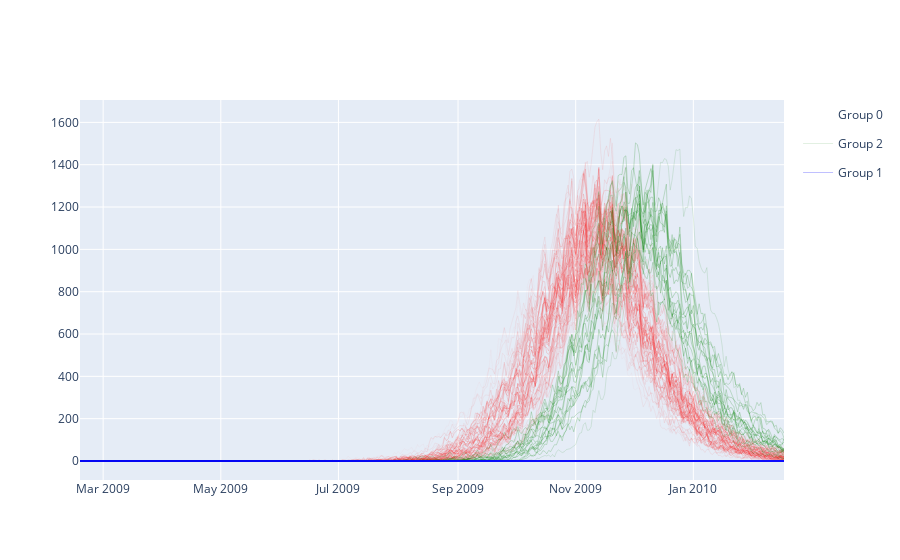

The code cell stored with this chart in its notebook:
### Code cell
fig = go.Figure()

# Create a set to track groups already added to the legend
legend_groups = set()

for curve in df_info.sort_values('centrality', ascending=True).index:
    c_gr = df_info['group'][curve]
    c_cen = df_info['centrality'][curve]

    # Check if the group has already been added to the legend
    show_legend = c_gr not in legend_groups
    if show_legend:
        legend_groups.add(c_gr)  # Add group to the set

    fig.add_trace(go.Scatter(
        name=f'Group {c_gr}' if show_legend else "",  # Only add name if it's the first curve in the group
        x=df_pivot.index,
        y=df_pivot[curve],
        marker=dict(color=color_to_rgba(cmap[c_gr], c_cen)),
        line=dict(width=(c_cen/2)**2),
        mode='lines',
        showlegend=show_legend,  # Show legend only for the first curve of the group
        legendgroup=str(c_gr)  # Assign to legend group
    ))

fig.show()

### Figure 1 — Plotly figure (JSON) as saved in the notebook; plotly's stock layout.template omitted (floating-point values rounded to 4 significant figures; data arrays with more than 128 entries replaced by an {"elided": "..."} marker saying what was removed)
{"data": [{"legendgroup": "0", "line": {"width": 0}, "marker": {"color": "rgba(204, 204, 204, 0.0)"}, "mode": "lines", "name": "Group 0", "showlegend": true, "type": "scatter", "x": {"elided": "366 str values"}, "y": {"elided": "366 int values"}}, {"legendgroup": "0", "line": {"width": 0.07172}, "marker": {"color": "rgba(231, 94, 94, 0.5356228670649462)"}, "mode": "lines", "name": "", "showlegend": false, "type": "scatter", "x": {"elided": "366 str values"}, "y": {"elided": "366 int values"}}, {"legendgroup": "0", "line": {"width": 0.09045}, "marker": {"color": "rgba(234, 81, 81, 0.6015033001738399)"}, "mode": "lines", "name": "", "showlegend": false, "type": "scatter", "x": {"elided": "366 str values"}, "y": {"elided": "366 int values"}}, {"legendgroup": "0", "line": {"width": 0.09792}, "marker": {"color": "rgba(235, 76, 76, 0.6258491269498891)"}, "mode": "lines", "name": "", "showlegend": false, "type": "scatter", "x": {"elided": "366 str values"}, "y": {"elided": "366 int values"}}, {"legendgroup": "0", "line": {"width": 0.09827}, "marker": {"color": "rgba(235, 76, 76, 0.6269492370839158)"}, "mode": "lines", "name": "", "showlegend": false, "type": "scatter", "x": {"elided": "366 str values"}, "y": {"elided": "366 int values"}}, {"legendgroup": "0", "line": {"width": 0.1039}, "marker": {"color": "rgba(236, 72, 72, 0.6445951320852581)"}, "mode": "lines", "name": "", "showlegend": false, "type": "scatter", "x": {"elided": "366 str values"}, "y": {"elided": "366 int values"}}, {"legendgroup": "0", "line": {"width": 0.1067}, "marker": {"color": "rgba(237, 70, 70, 0.653155225344856)"}, "mode": "lines", "name": "", "showlegend": false, "type": "scatter", "x": {"elided": "366 str values"}, "y": {"elided": "366 int values"}}, {"legendgroup": "0", "line": {"width": 0.1099}, "marker": {"color": "rgba(237, 68, 68, 0.6628898781406252)"}, "mode": "lines", "name": "", "showlegend": false, "type": "scatter", "x": {"elided": "366 str values"}, "y": {"elided": "366 int values"}}, {"legendgroup": "0", "line": {"width": 0.1154}, "marker": {"color": "rgba(238, 65, 65, 0.6794625975762152)"}, "mode": "lines", "name": "", "showlegend": false, "type": "scatter", "x": {"elided": "366 str values"}, "y": {"elided": "366 int values"}}, {"legendgroup": "0", "line": {"width": 0.1173}, "marker": {"color": "rgba(238, 64, 64, 0.685060722931205)"}, "mode": "lines", "name": "", "showlegend": false, "type": "scatter", "x": {"elided": "366 str values"}, "y": {"elided": "366 int values"}}, {"legendgroup": "0", "line": {"width": 0.1173}, "marker": {"color": "rgba(238, 64, 64, 0.6850692808749728)"}, "mode": "lines", "name": "", "showlegend": false, "type": "scatter", "x": {"elided": "366 str values"}, "y": {"elided": "366 int values"}}, {"legendgroup": "0", "line": {"width": 0.1233}, "marker": {"color": "rgba(239, 60, 60, 0.7023936903031627)"}, "mode": "lines", "name": "", "showlegend": false, "type": "scatter", "x": {"elided": "366 str values"}, "y": {"elided": "366 int values"}}, {"legendgroup": "0", "line": {"width": 0.1256}, "marker": {"color": "rgba(240, 59, 59, 0.7088211993022822)"}, "mode": "lines", "name": "", "showlegend": false, "type": "scatter", "x": {"elided": "366 str values"}, "y": {"elided": "366 int values"}}, {"legendgroup": "0", "line": {"width": 0.1262}, "marker": {"color": "rgba(240, 59, 59, 0.7103937597272744)"}, "mode": "lines", "name": "", "showlegend": false, "type": "scatter", "x": {"elided": "366 str values"}, "y": {"elided": "366 int values"}}, {"legendgroup": "0", "line": {"width": 0.1265}, "marker": {"color": "rgba(240, 58, 58, 0.7111982911968748)"}, "mode": "lines", "name": "", "showlegend": false, "type": "scatter", "x": {"elided": "366 str values"}, "y": {"elided": "366 int values"}}, {"legendgroup": "0", "line": {"width": 0.1278}, "marker": {"color": "rgba(240, 58, 58, 0.7150344371657217)"}, "mode": "lines", "name": "", "showlegend": false, "type": "scatter", "x": {"elided": "366 str values"}, "y": {"elided": "366 int values"}}, {"legendgroup": "0", "line": {"width": 0.1357}, "marker": {"color": "rgba(241, 53, 53, 0.7366612980852968)"}, "mode": "lines", "name": "", "showlegend": false, "type": "scatter", "x": {"elided": "366 str values"}, "y": {"elided": "366 int values"}}, {"legendgroup": "0", "line": {"width": 0.1389}, "marker": {"color": "rgba(242, 51, 51, 0.7452709308917342)"}, "mode": "lines", "name": "", "showlegend": false, "type": "scatter", "x": {"elided": "366 str values"}, "y": {"elided": "366 int values"}}, {"legendgroup": "0", "line": {"width": 0.1413}, "marker": {"color": "rgba(242, 50, 50, 0.7517635038066628)"}, "mode": "lines", "name": "", "showlegend": false, "type": "scatter", "x": {"elided": "366 str values"}, "y": {"elided": "366 int values"}}, {"legendgroup": "0", "line": {"width": 0.1419}, "marker": {"color": "rgba(242, 50, 50, 0.7535128652286729)"}, "mode": "lines", "name": "", "showlegend": false, "type": "scatter", "x": {"elided": "366 str values"}, "y": {"elided": "366 int values"}}, {"legendgroup": "0", "line": {"width": 0.148}, "marker": {"color": "rgba(243, 47, 47, 0.7694113211081667)"}, "mode": "lines", "name": "", "showlegend": false, "type": "scatter", "x": {"elided": "366 str values"}, "y": {"elided": "366 int values"}}, {"legendgroup": "0", "line": {"width": 0.1482}, "marker": {"color": "rgba(243, 46, 46, 0.7699239690145084)"}, "mode": "lines", "name": "", "showlegend": false, "type": "scatter", "x": {"elided": "366 str values"}, "y": {"elided": "366 int values"}}, {"legendgroup": "0", "line": {"width": 0.1485}, "marker": {"color": "rgba(243, 46, 46, 0.770835350002384)"}, "mode": "lines", "name": "", "showlegend": false, "type": "scatter", "x": {"elided": "366 str values"}, "y": {"elided": "366 int values"}}, {"legendgroup": "0", "line": {"width": 0.1495}, "marker": {"color": "rgba(243, 46, 46, 0.7733612324026663)"}, "mode": "lines", "name": "", "showlegend": false, "type": "scatter", "x": {"elided": "366 str values"}, "y": {"elided": "366 int values"}}, {"legendgroup": "0", "line": {"width": 0.1509}, "marker": {"color": "rgba(243, 45, 45, 0.776806804176947)"}, "mode": "lines", "name": "", "showlegend": false, "type": "scatter", "x": {"elided": "366 str values"}, "y": {"elided": "366 int values"}}, {"legendgroup": "0", "line": {"width": 0.1511}, "marker": {"color": "rgba(243, 45, 45, 0.7773247799035767)"}, "mode": "lines", "name": "", "showlegend": false, "type": "scatter", "x": {"elided": "366 str values"}, "y": {"elided": "366 int values"}}, {"legendgroup": "0", "line": {"width": 0.1525}, "marker": {"color": "rgba(243, 44, 44, 0.780910774939489)"}, "mode": "lines", "name": "", "showlegend": false, "type": "scatter", "x": {"elided": "366 str values"}, "y": {"elided": "366 int values"}}, {"legendgroup": "0", "line": {"width": 0.1573}, "marker": {"color": "rgba(244, 42, 42, 0.7931260307260457)"}, "mode": "lines", "name": "", "showlegend": false, "type": "scatter", "x": {"elided": "366 str values"}, "y": {"elided": "366 int values"}}, {"legendgroup": "0", "line": {"width": 0.1608}, "marker": {"color": "rgba(244, 40, 40, 0.8020573998404394)"}, "mode": "lines", "name": "", "showlegend": false, "type": "scatter", "x": {"elided": "366 str values"}, "y": {"elided": "366 int values"}}, {"legendgroup": "0", "line": {"width": 0.1609}, "marker": {"color": "rgba(244, 40, 40, 0.8022263809721958)"}, "mode": "lines", "name": "", "showlegend": false, "type": "scatter", "x": {"elided": "366 str values"}, "y": {"elided": "366 int values"}}, {"legendgroup": "0", "line": {"width": 0.1625}, "marker": {"color": "rgba(245, 39, 39, 0.8063320103513498)"}, "mode": "lines", "name": "", "showlegend": false, "type": "scatter", "x": {"elided": "366 str values"}, "y": {"elided": "366 int values"}}, {"legendgroup": "0", "line": {"width": 0.1657}, "marker": {"color": "rgba(245, 37, 37, 0.8140932766524198)"}, "mode": "lines", "name": "", "showlegend": false, "type": "scatter", "x": {"elided": "366 str values"}, "y": {"elided": "366 int values"}}, {"legendgroup": "2", "line": {"width": 0.1659}, "marker": {"color": "rgba(37, 142, 37, 0.8145713455218732)"}, "mode": "lines", "name": "Group 2", "showlegend": true, "type": "scatter", "x": {"elided": "366 str values"}, "y": {"elided": "366 int values"}}, {"legendgroup": "0", "line": {"width": 0.1661}, "marker": {"color": "rgba(245, 37, 37, 0.8152043531969195)"}, "mode": "lines", "name": "", "showlegend": false, "type": "scatter", "x": {"elided": "366 str values"}, "y": {"elided": "366 int values"}}, {"legendgroup": "0", "line": {"width": 0.167}, "marker": {"color": "rgba(245, 37, 37, 0.8174320977897565)"}, "mode": "lines", "name": "", "showlegend": false, "type": "scatter", "x": {"elided": "366 str values"}, "y": {"elided": "366 int values"}}, {"legendgroup": "0", "line": {"width": 0.1685}, "marker": {"color": "rgba(245, 36, 36, 0.8210157184965656)"}, "mode": "lines", "name": "", "showlegend": false, "type": "scatter", "x": {"elided": "366 str values"}, "y": {"elided": "366 int values"}}, {"legendgroup": "0", "line": {"width": 0.1704}, "marker": {"color": "rgba(246, 35, 35, 0.8256961568245103)"}, "mode": "lines", "name": "", "showlegend": false, "type": "scatter", "x": {"elided": "366 str values"}, "y": {"elided": "366 int values"}}, {"legendgroup": "0", "line": {"width": 0.1714}, "marker": {"color": "rgba(246, 35, 35, 0.8279194906036885)"}, "mode": "lines", "name": "", "showlegend": false, "type": "scatter", "x": {"elided": "366 str values"}, "y": {"elided": "366 int values"}}, {"legendgroup": "0", "line": {"width": 0.1716}, "marker": {"color": "rgba(246, 34, 34, 0.8285309503886842)"}, "mode": "lines", "name": "", "showlegend": false, "type": "scatter", "x": {"elided": "366 str values"}, "y": {"elided": "366 int values"}}, {"legendgroup": "0", "line": {"width": 0.1739}, "marker": {"color": "rgba(246, 33, 33, 0.8339779026687704)"}, "mode": "lines", "name": "", "showlegend": false, "type": "scatter", "x": {"elided": "366 str values"}, "y": {"elided": "366 int values"}}, {"legendgroup": "0", "line": {"width": 0.1746}, "marker": {"color": "rgba(246, 33, 33, 0.8356519506541475)"}, "mode": "lines", "name": "", "showlegend": false, "type": "scatter", "x": {"elided": "366 str values"}, "y": {"elided": "366 int values"}}, {"legendgroup": "0", "line": {"width": 0.1747}, "marker": {"color": "rgba(246, 33, 33, 0.8360285095972007)"}, "mode": "lines", "name": "", "showlegend": false, "type": "scatter", "x": {"elided": "366 str values"}, "y": {"elided": "366 int values"}}, {"legendgroup": "0", "line": {"width": 0.175}, "marker": {"color": "rgba(246, 33, 33, 0.8367610201430594)"}, "mode": "lines", "name": "", "showlegend": false, "type": "scatter", "x": {"elided": "366 str values"}, "y": {"elided": "366 int values"}}, {"legendgroup": "0", "line": {"width": 0.1751}, "marker": {"color": "rgba(246, 33, 33, 0.8369980634138406)"}, "mode": "lines", "name": "", "showlegend": false, "type": "scatter", "x": {"elided": "366 str values"}, "y": {"elided": "366 int values"}}, {"legendgroup": "0", "line": {"width": 0.1753}, "marker": {"color": "rgba(246, 33, 33, 0.8372608264251147)"}, "mode": "lines", "name": "", "showlegend": false, "type": "scatter", "x": {"elided": "366 str values"}, "y": {"elided": "366 int values"}}, {"legendgroup": "0", "line": {"width": 0.1758}, "marker": {"color": "rgba(246, 32, 32, 0.8386663656875906)"}, "mode": "lines", "name": "", "showlegend": false, "type": "scatter", "x": {"elided": "366 str values"}, "y": {"elided": "366 int values"}}, {"legendgroup": "0", "line": {"width": 0.1778}, "marker": {"color": "rgba(247, 31, 31, 0.8433446203861418)"}, "mode": "lines", "name": "", "showlegend": false, "type": "scatter", "x": {"elided": "366 str values"}, "y": {"elided": "366 int values"}}, {"legendgroup": "0", "line": {"width": 0.1785}, "marker": {"color": "rgba(247, 31, 31, 0.8449175092384121)"}, "mode": "lines", "name": "", "showlegend": false, "type": "scatter", "x": {"elided": "366 str values"}, "y": {"elided": "366 int values"}}, {"legendgroup": "0", "line": {"width": 0.1789}, "marker": {"color": "rgba(247, 31, 31, 0.8460456263322906)"}, "mode": "lines", "name": "", "showlegend": false, "type": "scatter", "x": {"elided": "366 str values"}, "y": {"elided": "366 int values"}}, {"legendgroup": "0", "line": {"width": 0.179}, "marker": {"color": "rgba(247, 31, 31, 0.8461083147418381)"}, "mode": "lines", "name": "", "showlegend": false, "type": "scatter", "x": {"elided": "366 str values"}, "y": {"elided": "366 int values"}}, {"legendgroup": "0", "line": {"width": 0.1801}, "marker": {"color": "rgba(247, 30, 30, 0.8487320590537013)"}, "mode": "lines", "name": "", "showlegend": false, "type": "scatter", "x": {"elided": "366 str values"}, "y": {"elided": "366 int values"}}, {"legendgroup": "0", "line": {"width": 0.1802}, "marker": {"color": "rgba(247, 30, 30, 0.8490981283355556)"}, "mode": "lines", "name": "", "showlegend": false, "type": "scatter", "x": {"elided": "366 str values"}, "y": {"elided": "366 int values"}}, {"legendgroup": "0", "line": {"width": 0.1804}, "marker": {"color": "rgba(247, 30, 30, 0.8494847531626746)"}, "mode": "lines", "name": "", "showlegend": false, "type": "scatter", "x": {"elided": "366 str values"}, "y": {"elided": "366 int values"}}, {"legendgroup": "0", "line": {"width": 0.1846}, "marker": {"color": "rgba(247, 28, 28, 0.8593908191000799)"}, "mode": "lines", "name": "", "showlegend": false, "type": "scatter", "x": {"elided": "366 str values"}, "y": {"elided": "366 int values"}}, {"legendgroup": "0", "line": {"width": 0.1864}, "marker": {"color": "rgba(248, 27, 27, 0.8635747036354644)"}, "mode": "lines", "name": "", "showlegend": false, "type": "scatter", "x": {"elided": "366 str values"}, "y": {"elided": "366 int values"}}, {"legendgroup": "0", "line": {"width": 0.1868}, "marker": {"color": "rgba(248, 27, 27, 0.8643379180117627)"}, "mode": "lines", "name": "", "showlegend": false, "type": "scatter", "x": {"elided": "366 str values"}, "y": {"elided": "366 int values"}}, {"legendgroup": "0", "line": {"width": 0.1897}, "marker": {"color": "rgba(248, 26, 26, 0.8711126323245275)"}, "mode": "lines", "name": "", "showlegend": false, "type": "scatter", "x": {"elided": "366 str values"}, "y": {"elided": "366 int values"}}, {"legendgroup": "0", "line": {"width": 0.19}, "marker": {"color": "rgba(248, 26, 26, 0.8717209761704374)"}, "mode": "lines", "name": "", "showlegend": false, "type": "scatter", "x": {"elided": "366 str values"}, "y": {"elided": "366 int values"}}, {"legendgroup": "0", "line": {"width": 0.1906}, "marker": {"color": "rgba(248, 25, 25, 0.8730649465012917)"}, "mode": "lines", "name": "", "showlegend": false, "type": "scatter", "x": {"elided": "366 str values"}, "y": {"elided": "366 int values"}}, {"legendgroup": "2", "line": {"width": 0.2106}, "marker": {"color": "rgba(16, 134, 16, 0.9178533972390506)"}, "mode": "lines", "name": "", "showlegend": false, "type": "scatter", "x": {"elided": "366 str values"}, "y": {"elided": "366 int values"}}, {"legendgroup": "2", "line": {"width": 0.2107}, "marker": {"color": "rgba(16, 134, 16, 0.9181315863265427)"}, "mode": "lines", "name": "", "showlegend": false, "type": "scatter", "x": {"elided": "366 str values"}, "y": {"elided": "366 int values"}}, {"legendgroup": "2", "line": {"width": 0.2118}, "marker": {"color": "rgba(16, 134, 16, 0.9204545554068873)"}, "mode": "lines", "name": "", "showlegend": false, "type": "scatter", "x": {"elided": "366 str values"}, "y": {"elided": "366 int values"}}, {"legendgroup": "2", "line": {"width": 0.216}, "marker": {"color": "rgba(14, 133, 14, 0.9295330252156528)"}, "mode": "lines", "name": "", "showlegend": false, "type": "scatter", "x": {"elided": "366 str values"}, "y": {"elided": "366 int values"}}, {"legendgroup": "2", "line": {"width": 0.2164}, "marker": {"color": "rgba(14, 133, 14, 0.9303170017285681)"}, "mode": "lines", "name": "", "showlegend": false, "type": "scatter", "x": {"elided": "366 str values"}, "y": {"elided": "366 int values"}}, {"legendgroup": "2", "line": {"width": 0.2175}, "marker": {"color": "rgba(13, 133, 13, 0.9326657959051093)"}, "mode": "lines", "name": "", "showlegend": false, "type": "scatter", "x": {"elided": "366 str values"}, "y": {"elided": "366 int values"}}, {"legendgroup": "2", "line": {"width": 0.218}, "marker": {"color": "rgba(13, 133, 13, 0.9339116194519769)"}, "mode": "lines", "name": "", "showlegend": false, "type": "scatter", "x": {"elided": "366 str values"}, "y": {"elided": "366 int values"}}, {"legendgroup": "2", "line": {"width": 0.2197}, "marker": {"color": "rgba(12, 132, 12, 0.9374476911873125)"}, "mode": "lines", "name": "", "showlegend": false, "type": "scatter", "x": {"elided": "366 str values"}, "y": {"elided": "366 int values"}}, {"legendgroup": "2", "line": {"width": 0.2229}, "marker": {"color": "rgba(11, 132, 11, 0.9441596629412293)"}, "mode": "lines", "name": "", "showlegend": false, "type": "scatter", "x": {"elided": "366 str values"}, "y": {"elided": "366 int values"}}, {"legendgroup": "2", "line": {"width": 0.2244}, "marker": {"color": "rgba(10, 131, 10, 0.9474692787711548)"}, "mode": "lines", "name": "", "showlegend": false, "type": "scatter", "x": {"elided": "366 str values"}, "y": {"elided": "366 int values"}}, {"legendgroup": "2", "line": {"width": 0.2245}, "marker": {"color": "rgba(10, 131, 10, 0.9475891447217838)"}, "mode": "lines", "name": "", "showlegend": false, "type": "scatter", "x": {"elided": "366 str values"}, "y": {"elided": "366 int values"}}, {"legendgroup": "2", "line": {"width": 0.2247}, "marker": {"color": "rgba(10, 131, 10, 0.9481035236399977)"}, "mode": "lines", "name": "", "showlegend": false, "type": "scatter", "x": {"elided": "366 str values"}, "y": {"elided": "366 int values"}}, {"legendgroup": "2", "line": {"width": 0.2258}, "marker": {"color": "rgba(10, 131, 10, 0.9502996232640123)"}, "mode": "lines", "name": "", "showlegend": false, "type": "scatter", "x": {"elided": "366 str values"}, "y": {"elided": "366 int values"}}, {"legendgroup": "2", "line": {"width": 0.2289}, "marker": {"color": "rgba(8, 131, 8, 0.9568942387696541)"}, "mode": "lines", "name": "", "showlegend": false, "type": "scatter", "x": {"elided": "366 str values"}, "y": {"elided": "366 int values"}}, {"legendgroup": "2", "line": {"width": 0.229}, "marker": {"color": "rgba(8, 131, 8, 0.95711994541355)"}, "mode": "lines", "name": "", "showlegend": false, "type": "scatter", "x": {"elided": "366 str values"}, "y": {"elided": "366 int values"}}, {"legendgroup": "2", "line": {"width": 0.2295}, "marker": {"color": "rgba(8, 131, 8, 0.9581045645072657)"}, "mode": "lines", "name": "", "showlegend": false, "type": "scatter", "x": {"elided": "366 str values"}, "y": {"elided": "366 int values"}}, {"legendgroup": "2", "line": {"width": 0.2305}, "marker": {"color": "rgba(8, 131, 8, 0.9603117906353371)"}, "mode": "lines", "name": "", "showlegend": false, "type": "scatter", "x": {"elided": "366 str values"}, "y": {"elided": "366 int values"}}, {"legendgroup": "2", "line": {"width": 0.2323}, "marker": {"color": "rgba(7, 130, 7, 0.9638586251326905)"}, "mode": "lines", "name": "", "showlegend": false, "type": "scatter", "x": {"elided": "366 str values"}, "y": {"elided": "366 int values"}}, {"legendgroup": "1", "line": {"width": 0.25}, "marker": {"color": "rgba(0, 0, 255, 1.0)"}, "mode": "lines", "name": "Group 1", "showlegend": true, "type": "scatter", "x": {"elided": "366 str values"}, "y": {"elided": "366 int values"}}, {"legendgroup": "1", "line": {"width": 0.25}, "marker": {"color": "rgba(0, 0, 255, 1.0)"}, "mode": "lines", "name": "", "showlegend": false, "type": "scatter", "x": {"elided": "366 str values"}, "y": {"elided": "366 int values"}}, {"legendgroup": "1", "line": {"width": 0.25}, "marker": {"color": "rgba(0, 0, 255, 1.0)"}, "mode": "lines", "name": "", "showlegend": false, "type": "scatter", "x": {"elided": "366 str values"}, "y": {"elided": "366 int values"}}, {"legendgroup": "1", "line": {"width": 0.25}, "marker": {"color": "rgba(0, 0, 255, 1.0)"}, "mode": "lines", "name": "", "showlegend": false, "type": "scatter", "x": {"elided": "366 str values"}, "y": {"elided": "366 int values"}}, {"legendgroup": "1", "line": {"width": 0.25}, "marker": {"color": "rgba(0, 0, 255, 1.0)"}, "mode": "lines", "name": "", "showlegend": false, "type": "scatter", "x": {"elided": "366 str values"}, "y": {"elided": "366 int values"}}, {"legendgroup": "1", "line": {"width": 0.25}, "marker": {"color": "rgba(0, 0, 255, 1.0)"}, "mode": "lines", "name": "", "showlegend": false, "type": "scatter", "x": {"elided": "366 str values"}, "y": {"elided": "366 int values"}}, {"legendgroup": "1", "line": {"width": 0.25}, "marker": {"color": "rgba(0, 0, 255, 1.0)"}, "mode": "lines", "name": "", "showlegend": false, "type": "scatter", "x": {"elided": "366 str values"}, "y": {"elided": "366 int values"}}, {"legendgroup": "1", "line": {"width": 0.25}, "marker": {"color": "rgba(0, 0, 255, 1.0)"}, "mode": "lines", "name": "", "showlegend": false, "type": "scatter", "x": {"elided": "366 str values"}, "y": {"elided": "366 int values"}}, {"legendgroup": "1", "line": {"width": 0.25}, "marker": {"color": "rgba(0, 0, 255, 1.0)"}, "mode": "lines", "name": "", "showlegend": false, "type": "scatter", "x": {"elided": "366 str values"}, "y": {"elided": "366 int values"}}, {"legendgroup": "1", "line": {"width": 0.25}, "marker": {"color": "rgba(0, 0, 255, 1.0)"}, "mode": "lines", "name": "", "showlegend": false, "type": "scatter", "x": {"elided": "366 str values"}, "y": {"elided": "366 int values"}}, {"legendgroup": "1", "line": {"width": 0.25}, "marker": {"color": "rgba(0, 0, 255, 1.0)"}, "mode": "lines", "name": "", "showlegend": false, "type": "scatter", "x": {"elided": "366 str values"}, "y": {"elided": "366 int values"}}, {"legendgroup": "1", "line": {"width": 0.25}, "marker": {"color": "rgba(0, 0, 255, 1.0)"}, "mode": "lines", "name": "", "showlegend": false, "type": "scatter", "x": {"elided": "366 str values"}, "y": {"elided": "366 int values"}}, {"legendgroup": "1", "line": {"width": 0.25}, "marker": {"color": "rgba(0, 0, 255, 1.0)"}, "mode": "lines", "name": "", "showlegend": false, "type": "scatter", "x": {"elided": "366 str values"}, "y": {"elided": "366 int values"}}, {"legendgroup": "1", "line": {"width": 0.25}, "marker": {"color": "rgba(0, 0, 255, 1.0)"}, "mode": "lines", "name": "", "showlegend": false, "type": "scatter", "x": {"elided": "366 str values"}, "y": {"elided": "366 int values"}}, {"legendgroup": "1", "line": {"width": 0.25}, "marker": {"color": "rgba(0, 0, 255, 1.0)"}, "mode": "lines", "name": "", "showlegend": false, "type": "scatter", "x": {"elided": "366 str values"}, "y": {"elided": "366 int values"}}, {"legendgroup": "1", "line": {"width": 0.25}, "marker": {"color": "rgba(0, 0, 255, 1.0)"}, "mode": "lines", "name": "", "showlegend": false, "type": "scatter", "x": {"elided": "366 str values"}, "y": {"elided": "366 int values"}}, {"legendgroup": "1", "line": {"width": 0.25}, "marker": {"color": "rgba(0, 0, 255, 1.0)"}, "mode": "lines", "name": "", "showlegend": false, "type": "scatter", "x": {"elided": "366 str values"}, "y": {"elided": "366 int values"}}, {"legendgroup": "1", "line": {"width": 0.25}, "marker": {"color": "rgba(0, 0, 255, 1.0)"}, "mode": "lines", "name": "", "showlegend": false, "type": "scatter", "x": {"elided": "366 str values"}, "y": {"elided": "366 int values"}}, {"legendgroup": "1", "line": {"width": 0.25}, "marker": {"color": "rgba(0, 0, 255, 1.0)"}, "mode": "lines", "name": "", "showlegend": false, "type": "scatter", "x": {"elided": "366 str values"}, "y": {"elided": "366 int values"}}, {"legendgroup": "1", "line": {"width": 0.25}, "marker": {"color": "rgba(0, 0, 255, 1.0)"}, "mode": "lines", "name": "", "showlegend": false, "type": "scatter", "x": {"elided": "366 str values"}, "y": {"elided": "366 int values"}}, {"legendgroup": "1", "line": {"width": 0.25}, "marker": {"color": "rgba(0, 0, 255, 1.0)"}, "mode": "lines", "name": "", "showlegend": false, "type": "scatter", "x": {"elided": "366 str values"}, "y": {"elided": "366 int values"}}, {"legendgroup": "1", "line": {"width": 0.25}, "marker": {"color": "rgba(0, 0, 255, 1.0)"}, "mode": "lines", "name": "", "showlegend": false, "type": "scatter", "x": {"elided": "366 str values"}, "y": {"elided": "366 int values"}}, {"legendgroup": "1", "line": {"width": 0.25}, "marker": {"color": "rgba(0, 0, 255, 1.0)"}, "mode": "lines", "name": "", "showlegend": false, "type": "scatter", "x": {"elided": "366 str values"}, "y": {"elided": "366 int values"}}], "layout": {}}
